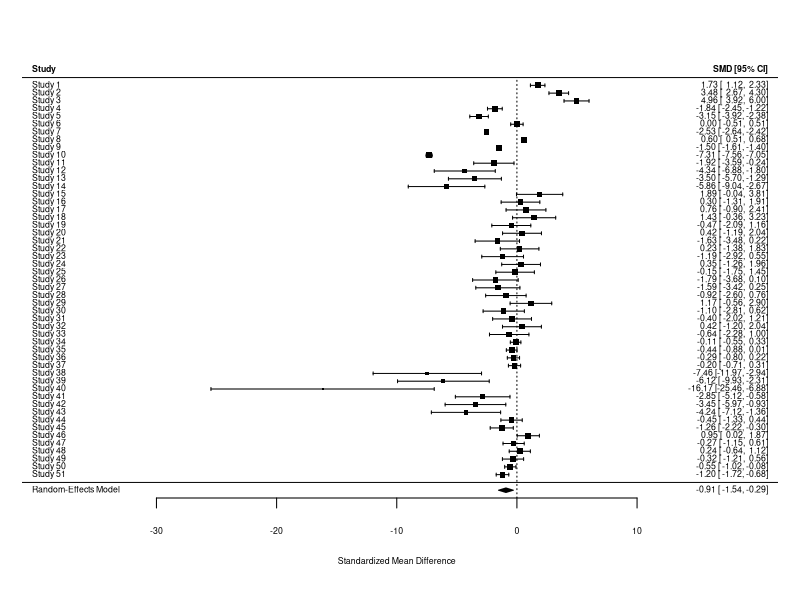
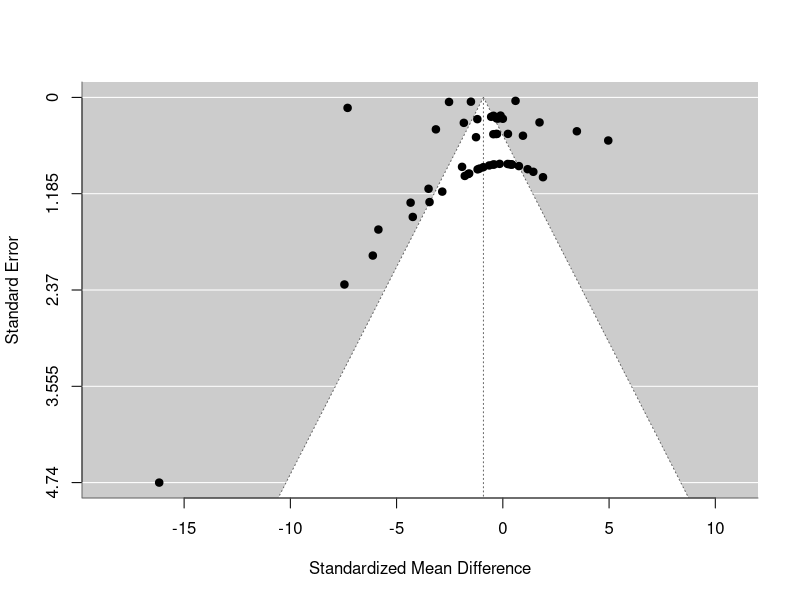
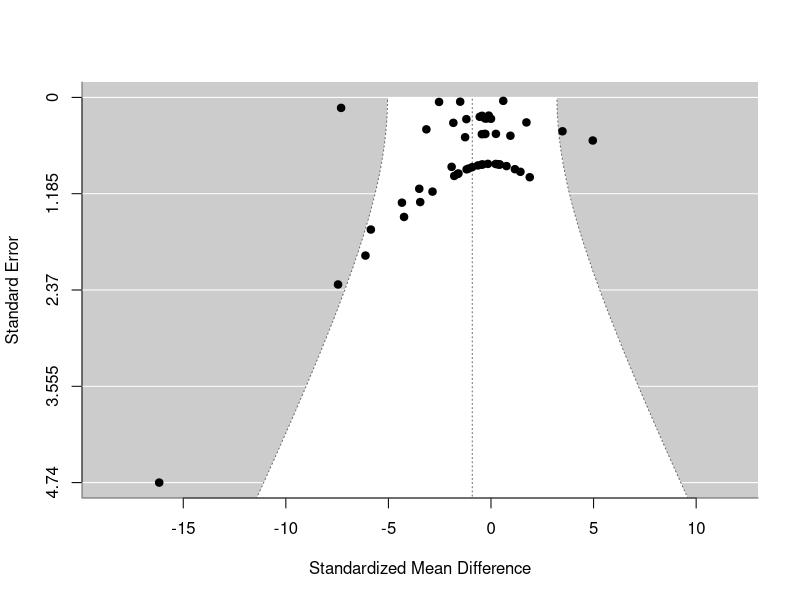
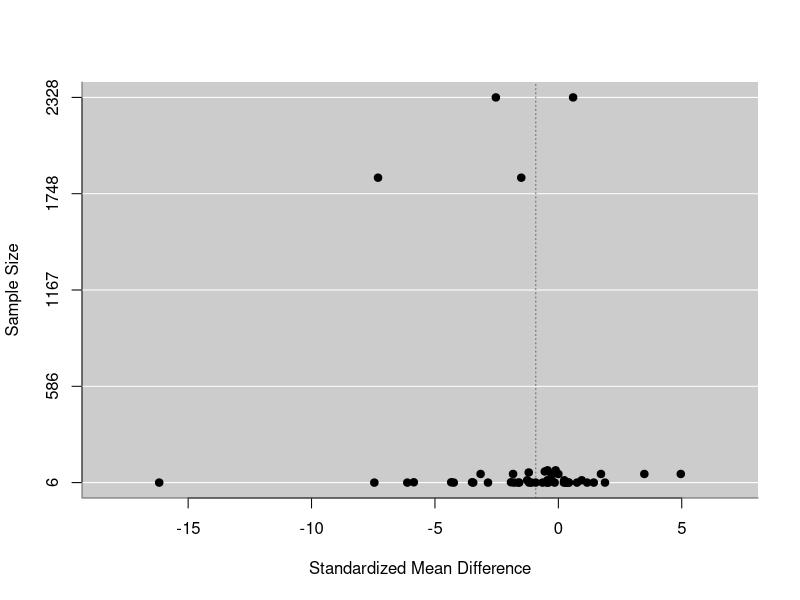
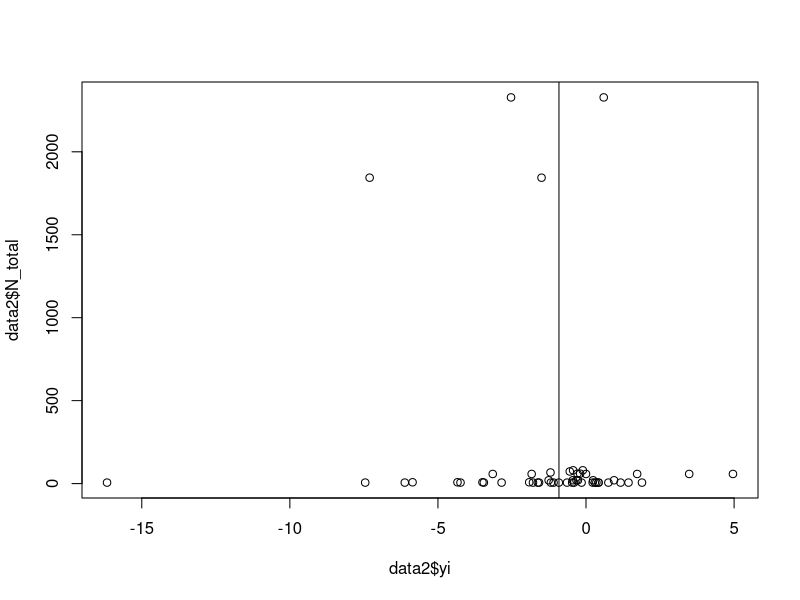
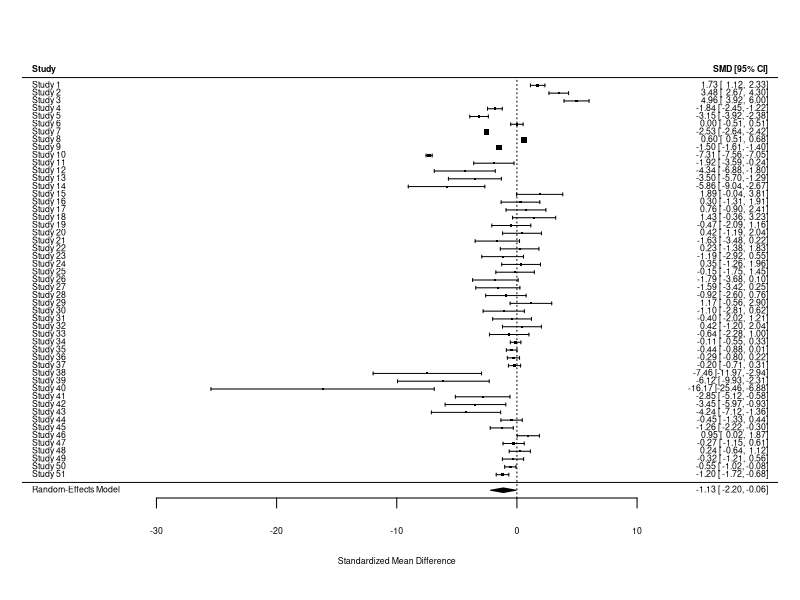
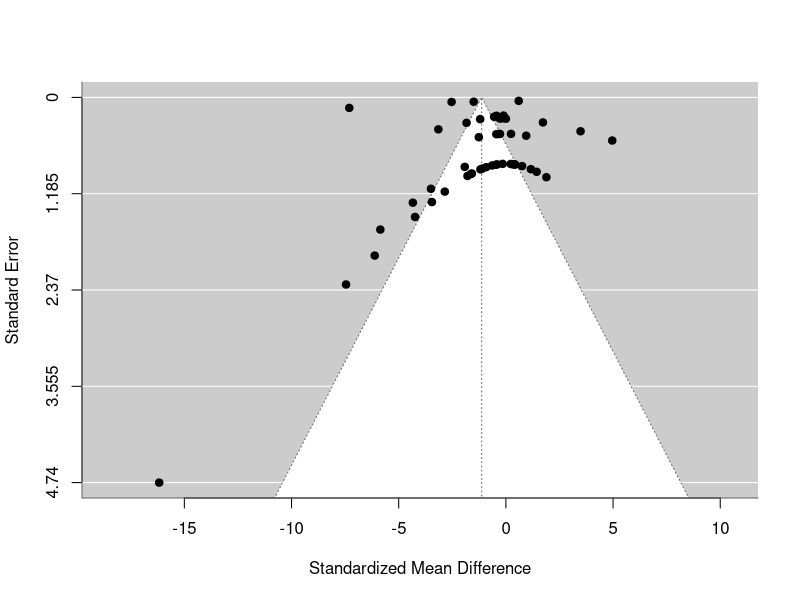

Recreate these plots in R, in order.
## Group project

## Load packages
library(tidyverse)
library(metafor)

## Load data
data<-read_csv("Data/MASTER.csv")

data1<-data%>%
     select(Study_ID, Study_ID2, Study_ID3, Study, pH, Species, Taxon, Calcifying, Response, ctrl, sd_ctrl, N_ctrl, treat, sd_treat, N_treat)%>%
     filter(Response=="Growth")%>%
     mutate(N_total=N_ctrl+N_treat)

data1$StudyID<-as.factor(data1$Study_ID)
data1$Calcifying<-as.factor(data1$Calcifying)

## Calculate effect sizes
# 1s should be treatment and 2s should be control
data2<-escalc("SMD", n1i=N_treat, n2i=N_ctrl, m1i=treat, m2i=ctrl, sd1i=sd_treat, sd2i=sd_ctrl, append=TRUE, data=data1)

## Random effects meta-analysis
## First run the mdoel without moderators to get at the overall effect
data_1<-rma(yi, vi, data=data2, method = "REML")
summary(data_1)
# Significant heterogeneity
# Acidification had a significantly negative relationship with growth

forest(data_1)
# Study #40 is potentially an outlier so we may wish to conduct a sensitivity analysis later excluding this data point
funnel(data_1)
# Doesn't look very good

# Run trimfill to identifying and correct for missing studies
funnel(trimfill(data_1), addtau2=TRUE)
trimfill(data_1)
# There aree no identified missing studies

# Run regression test to test for asymmetry
# On standard error
regtest(data_1)

# On sample size
regtest(data_1, predictor="ni")

#non-parametric test
ranktest(data_1)
# on sampel size
cor.test(data2$yi, data2$N_total, method = "kendall")


# visualize with sample size
funnel(data_1, yaxis = "ni",addtau2=TRUE)
# or...
plot(data2$yi, data2$N_total)
abline(v=data_1$b)
# with sample size there seems to be not bias.. larger sample sizes have great precision

# Calculate Rostenthal's fail safe
fsn(yi, vi, type = "Rosenthal", data=data2)
# Passes that test

## Conduct a sensitivity analysis where we remove the outlier
data3<-data2[-which.min(data2$yi),]

## Random effects meta-analysis
## First run the mdoel without modeerators to get at the overall effect
data_outlier<-rma(yi, vi, data=data3, method = "REML")
summary(data_outlier)
# Removing the outlier did not significantly change the results


## Now run the model with moderators for pH and calcifying organism
data_mod<-rma(yi, vi, data=data2, mods=~pH*Calcifying, method = "REML")
summary(data_mod)
# Removed about half of the studies that didn't have information for both moderators
# The Test of moderators suggests that the moderators do not signifcnatly reduce heterogeneity


## Multivariate meta-analysis
## First run the mdoel without moderators to get at the overall effect
data_r1<-rma.mv(yi, vi, random = list(~1 | Study_ID), data=data2, method = "REML")
summary(data_r1)
# Significant heterogeneity
# Acidification had a significantly negative relationship with growth

forest(data_r1)
# Study #40 is potentially an outlier so we may wish to conduct a sensitivity analysis later excluding this data point
funnel(data_r1)

## Now run the multivariate test with moderators
data_full<-rma.mv(yi, vi, random = list(~1 | Study_ID), mods=~pH*Calcifying, data=data2, method = "REML")
summary(data_full)
